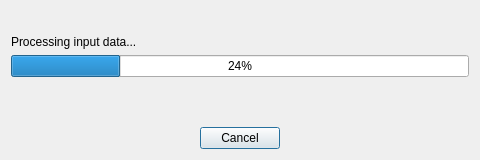
<?xml version="1.0" encoding="UTF-8"?>
<ui version="4.0">
 <class>ProgressDialog</class>
 <widget class="QDialog" name="ProgressDialog">
  <property name="enabled">
   <bool>true</bool>
  </property>
  <property name="geometry">
   <rect>
    <x>0</x>
    <y>0</y>
    <width>480</width>
    <height>160</height>
   </rect>
  </property>
  <property name="sizePolicy">
   <sizepolicy hsizetype="Fixed" vsizetype="Fixed">
    <horstretch>0</horstretch>
    <verstretch>0</verstretch>
   </sizepolicy>
  </property>
  <property name="maximumSize">
   <size>
    <width>480</width>
    <height>160</height>
   </size>
  </property>
  <property name="windowTitle">
   <string>Duplicate Detection</string>
  </property>
  <property name="locale">
   <locale language="English" country="UnitedStates"/>
  </property>
  <layout class="QVBoxLayout" name="verticalLayout">
   <item>
    <spacer name="verticalSpacer">
     <property name="orientation">
      <enum>Qt::Vertical</enum>
     </property>
     <property name="sizeHint" stdset="0">
      <size>
       <width>20</width>
       <height>15</height>
      </size>
     </property>
    </spacer>
   </item>
   <item>
    <widget class="QLabel" name="label">
     <property name="text">
      <string>Processing input data...</string>
     </property>
    </widget>
   </item>
   <item>
    <widget class="QProgressBar" name="progressBar">
     <property name="value">
      <number>24</number>
     </property>
    </widget>
   </item>
   <item>
    <widget class="QLabel" name="details">
     <property name="text">
      <string/>
     </property>
     <property name="alignment">
      <set>Qt::AlignRight|Qt::AlignTrailing|Qt::AlignVCenter</set>
     </property>
    </widget>
   </item>
   <item>
    <spacer name="verticalSpacer_2">
     <property name="orientation">
      <enum>Qt::Vertical</enum>
     </property>
     <property name="sizeHint" stdset="0">
      <size>
       <width>20</width>
       <height>15</height>
      </size>
     </property>
    </spacer>
   </item>
   <item>
    <widget class="QDialogButtonBox" name="buttonBox">
     <property name="orientation">
      <enum>Qt::Horizontal</enum>
     </property>
     <property name="standardButtons">
      <set>QDialogButtonBox::Cancel</set>
     </property>
     <property name="centerButtons">
      <bool>true</bool>
     </property>
    </widget>
   </item>
  </layout>
 </widget>
 <resources/>
 <connections/>
</ui>
